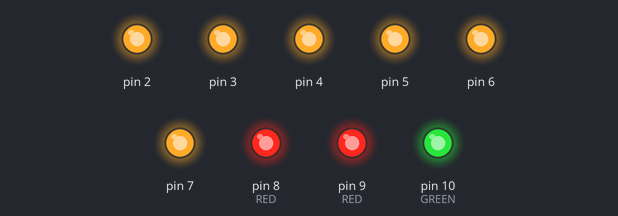
A sketch run on a simulated Arduino Uno, built with avr-gcc and run on an emulated ATmega328P. On the bench: output pins drawn as LEDs (lit = HIGH).

Above: at 5.0 s.
At 11.0 s:
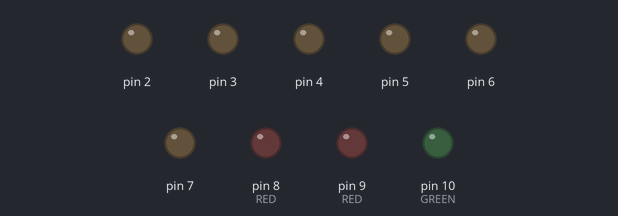
Timing chart, 0 to 15.6 s (numbered marks = the images above):
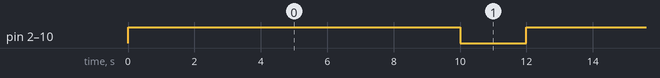

The sketch:

pinball.ino
```cpp
void setup()
{
 //GREEN
 pinMode(2, OUTPUT);
 pinMode(3, OUTPUT);

 //RED
 pinMode(4, OUTPUT);
 pinMode(5, OUTPUT);

 //YELLOW
 pinMode(6, OUTPUT);
 pinMode(7, OUTPUT);

 //BOARD
 pinMode(8, OUTPUT); //RED
 pinMode(9, OUTPUT); //RED
 pinMode(10, OUTPUT); //GREEN
}

void loop()
{
 digitalWrite(2, HIGH);
 digitalWrite(3, HIGH);
 digitalWrite(4, HIGH);
 digitalWrite(5, HIGH);
 digitalWrite(6, HIGH);
 digitalWrite(7, HIGH);
 digitalWrite(8, HIGH);
 digitalWrite(9, HIGH);
 digitalWrite(10, HIGH);
 delay(10000); //10 seconds
 digitalWrite(2, LOW);
 digitalWrite(3, LOW);
 digitalWrite(4, LOW);
 digitalWrite(5, LOW);
 digitalWrite(6, LOW);
 digitalWrite(7, LOW);
 digitalWrite(8, LOW);
 digitalWrite(9, LOW);
 digitalWrite(10, LOW);
 delay(2000);  //2 seconds
}
```

Measured:
- by itself, pin 2–7, pin 8 (RED), pin 9 (RED), pin 10 (GREEN): alternates HIGH for 10.0 s and LOW for 2.0 s
